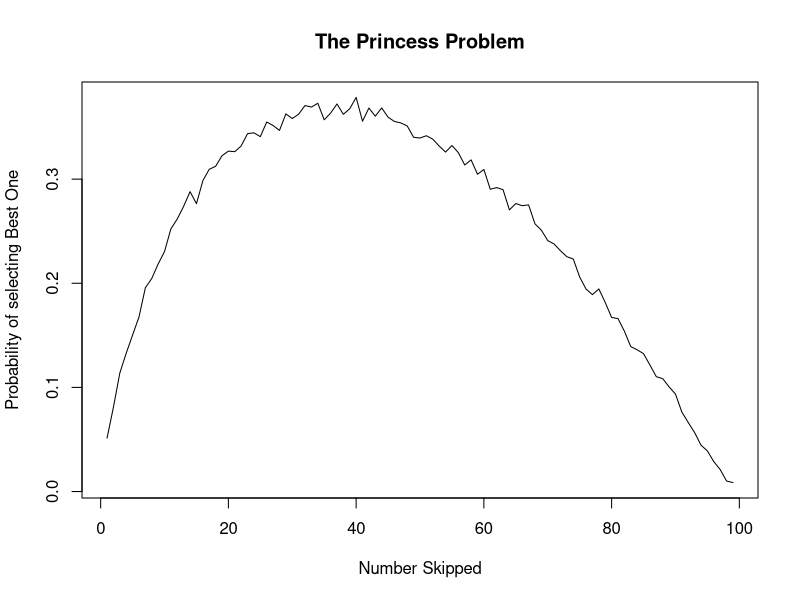
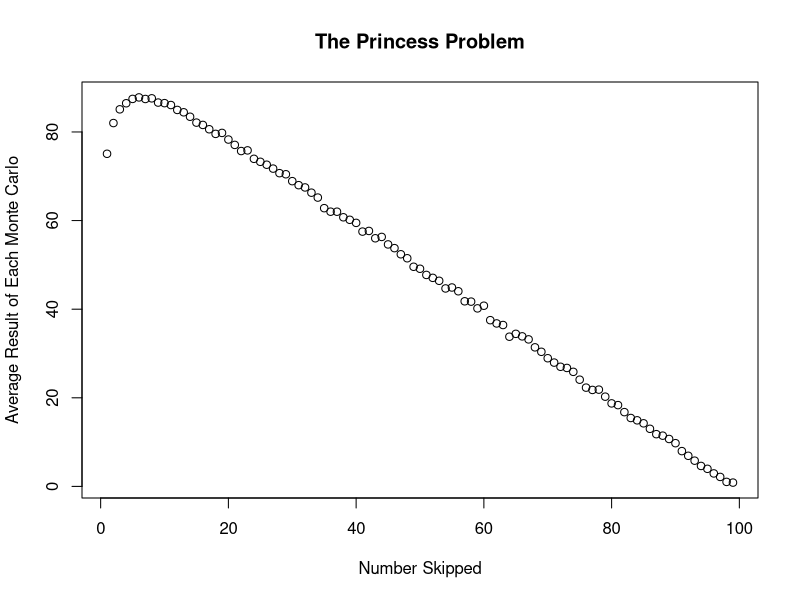

The R script that drew these images, in order:
make_choice <- function(N,split_number)
{
  input_list <- sample(1:N,N) #generate a input list
  input_list_e <- input_list[1:split_number]
  input_list_s <- input_list[(split_number+1):N] #split the list
  benchmark <- max(input_list_e)  #the benchmark is the maximum number in the evaluation group
  result <- 0 #inital the result
  for(i in (split_number+1):(N-1)) #selecting from the first member in the selection group
  {
    if(input_list[i] > benchmark)
    {
      result <- input_list[i]
      break
    }
  }
  return(result)
}


# Run this fucntion a few times
# N = 100
# successful_choice =0
# p <- c()
# for(j in 1:100)
# {
#   result <- make_choice(N,110)
#   if(result == N)
#   {
#     successful_choice = successful_choice+1
#   }
# }
# p <- successful_choice/N
# p

#Step 2: 
N <- 100
p <- c()
M <- 10000
average <- c()
for(split_time in 1:(N-1))  #for each split time from 1 to N/2
{
  successful_choice <- 0
  candidate <- c()
  for(j in 1:M) # Simulate 100 times
  {
    candidate[j] <- make_choice(N,split_time)
    if(candidate[j] == N)
    {
      successful_choice <- successful_choice+1
    }
  }
  p[split_time] <- successful_choice/M
  average[split_time] <- mean(candidate)
}

optimal_choice <- which.max(p)
cat(optimal_choice)

plot(1:(N-1), p, type = "l", xlab = "Number Skipped",
     ylab = "Probability of selecting Best One",
     main = "The Princess Problem")

write.table(average)

plot(1:(N-1),average, xlab = "Number Skipped",
     ylab = "Average Result of Each Monte Carlo",
     main = "The Princess Problem")

